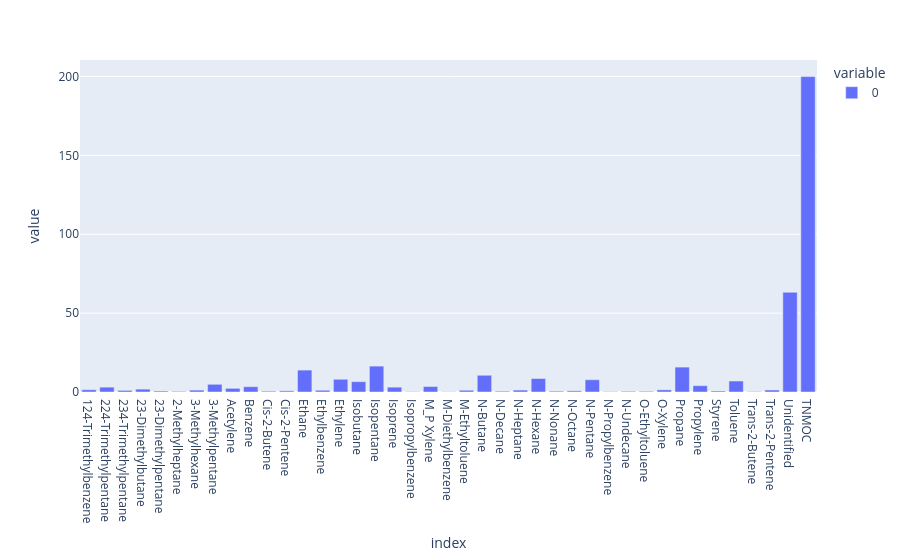

Source (notebook cell):
### Code cell
data_mean = data_df.mean()
fig3 = px.bar(data_mean)
fig3.show()

### Figure 1 — Plotly figure (JSON) as saved in the notebook; plotly's stock layout.template omitted (floating-point values rounded to 4 significant figures)
{"data": [{"alignmentgroup": "True", "hovertemplate": "variable=0<br>index=%{x}<br>value=%{y}<extra></extra>", "legendgroup": "0", "marker": {"color": "#636efa", "pattern": {"shape": ""}}, "name": "0", "offsetgroup": "0", "orientation": "v", "showlegend": true, "textposition": "auto", "type": "bar", "x": ["124-Trimethylbenzene", "224-Trimethylpentane", "234-Trimethylpentane", "23-Dimethylbutane", "23-Dimethylpentane", "2-Methylheptane", "3-Methylhexane", "3-Methylpentane", "Acetylene", "Benzene", "Cis-2-Butene", "Cis-2-Pentene", "Ethane", "Ethylbenzene", "Ethylene", "Isobutane", "Isopentane", "Isoprene", "Isopropylbenzene", "M_P Xylene", "M-Diethylbenzene", "M-Ethyltoluene", "N-Butane", "N-Decane", "N-Heptane", "N-Hexane", "N-Nonane", "N-Octane", "N-Pentane", "N-Propylbenzene", "N-Undecane", "O-Ethyltoluene", "O-Xylene", "Propane", "Propylene", "Styrene", "Toluene", "Trans-2-Butene", "Trans-2-Pentene", "Unidentified", "TNMOC"], "xaxis": "x", "y": [1.447, 3.072, 1.033, 1.82, 0.6146, 0.3946, 1.205, 4.878, 2.329, 3.356, 0.512, 0.7407, 13.89, 1.118, 8.06, 6.549, 16.4, 3.062, 0.1944, 3.474, 0.1431, 1.111, 10.61, 0.509, 1.222, 8.537, 0.528, 0.717, 7.773, 0.2143, 0.4328, 0.4329, 1.379, 15.78, 4.006, 0.646, 6.973, 0.2614, 1.276, 63.2, 199.9], "yaxis": "y"}], "layout": {"autosize": true, "barmode": "relative", "legend": {"title": {"text": "variable"}, "tracegroupgap": 0}, "margin": {"t": 60}, "xaxis": {"anchor": "y", "autorange": true, "domain": [0, 1], "range": [-0.5, 40.5], "title": {"text": "index"}, "type": "category"}, "yaxis": {"anchor": "x", "autorange": true, "domain": [0, 1], "range": [0, 210.4], "title": {"text": "value"}, "type": "linear"}}}
